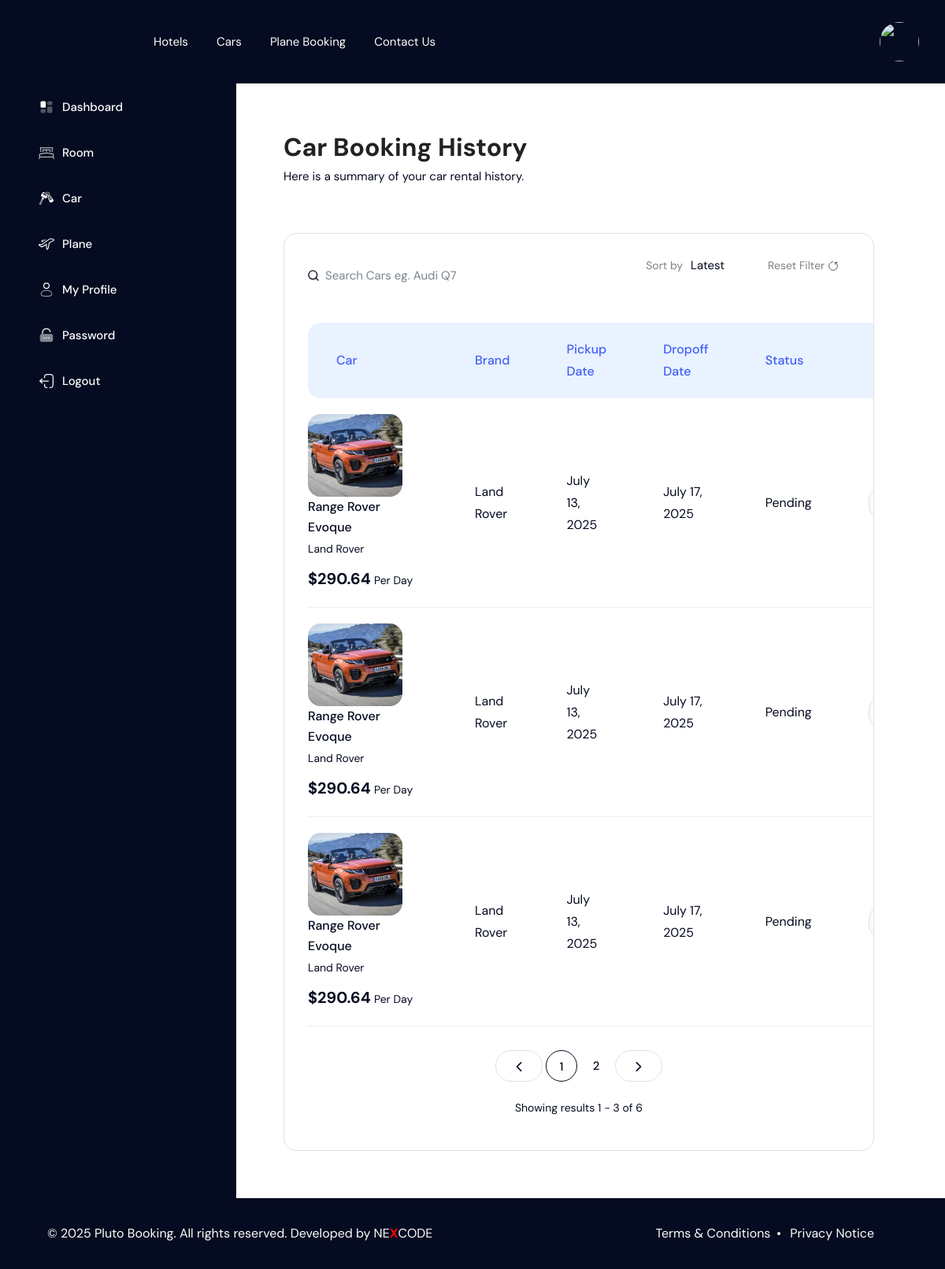
The app's page /users/car-booking/ (signed in), older data.
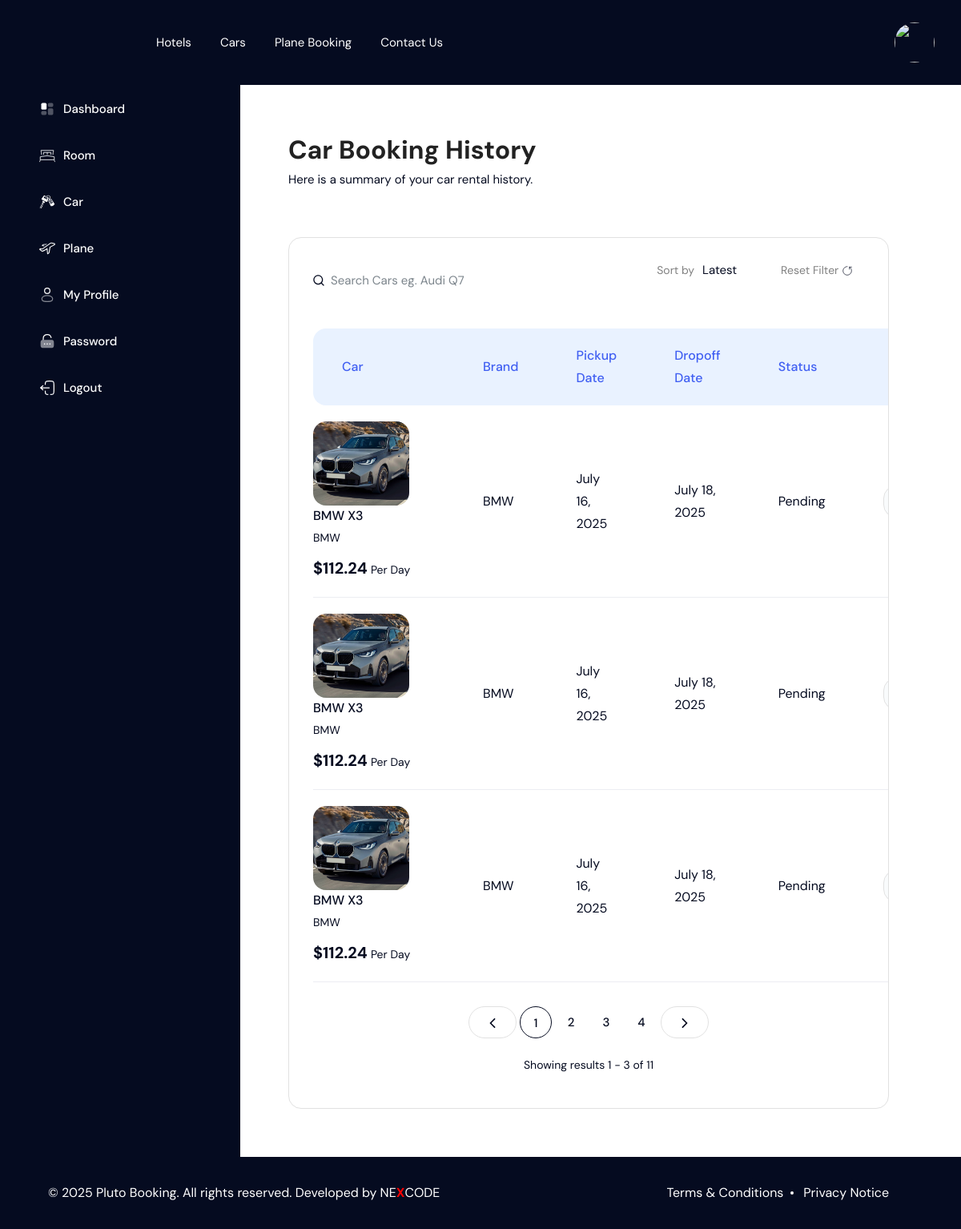
The same page, newer data.
### car/models.py (models this page shows, shortened)
class CarBooking(models.Model):
    STATUS_CHOICES = [
        ('pending', 'Pending'),
        ('confirmed', 'Confirmed'),
        ('cancelled', 'Cancelled'),
        ('completed', 'Completed'),
    ]
    car = models.ForeignKey('Car', on_delete=models.CASCADE, related_name='bookings')
    user = models.ForeignKey(settings.AUTH_USER_MODEL, on_delete=models.CASCADE, related_name='car_bookings')
    pickup_location = models.CharField(max_length=255)
    dropoff_location = models.CharField(max_length=255)
    pickup_date = models.DateField()
    dropoff_date = models.DateField()
    total_price = models.DecimalField(max_digits=10, decimal_places=2)
    status = models.CharField(max_length=20, choices=STATUS_CHOICES, default='pending')
    special_requests = models.TextField(blank=True, null=True)
    created_at = models.DateTimeField(auto_now_add=True)
    updated_at = models.DateTimeField(auto_now=True)
    class Meta:
        ordering = ['-created_at']

class Car(models.Model):
    CONDITION_CHOICES = [
        ('new', 'New'),
        ('used', 'Used'),
    ]
    TRANSMISSION_CHOICES = [
        ('automatic', 'Automatic'),
        ('manual', 'Manual'),
    ]
    DOORS_CHOICES = [
        (2, '2'),
        (3, '3'),
        (4, '4'),
        (5, '5'),
    ]
    COLOR_CHOICES = [
        ('black', 'Black'),
        ('white', 'White'),
        ('gray', 'Gray'),
        ('red', 'Red'),
        ('blue', 'Blue'),
        ('silver', 'Silver'),
        ('green', 'Green'),
    ]
    FUEL_TYPES = [
        ('petrol', 'Petrol'),
        ('diesel', 'Diesel'),
        ('electric', 'Electric'),
        ('hybrid', 'Hybrid'),
    ]
    name = models.CharField(max_length=255)
    car_brand = models.ForeignKey(CarBrand, on_delete=models.SET_NULL, null=True, blank=True)
    car_type = models.ForeignKey(CarType, on_delete=models.SET_NULL, null=True)
    condition = models.CharField(max_length=10, choices=CONDITION_CHOICES)
    fuel_type = models.CharField(max_length=20, choices=FUEL_TYPES)
    doors = models.IntegerField(choices=DOORS_CHOICES)
    year = models.PositiveIntegerField()
    transmission = models.CharField(max_length=20, choices=TRANSMISSION_CHOICES)
    color = models.CharField(max_length=20, choices=COLOR_CHOICES)
    body = models.CharField(max_length=100)
    engine_capacity = models.DecimalField(max_digits=5, decimal_places=2, help_text="In Liters")
    mileage = models.PositiveIntegerField(help_text="In kilometers")
    price_per_day = models.DecimalField(max_digits=10, decimal_places=2)
    description = models.TextField(blank=True)
    is_available = models.BooleanField(default=True)
    created_at = models.DateTimeField(auto_now_add=True)
    class Meta:
        ordering = ['-created_at']

class CarImage(models.Model):
    car = models.ForeignKey(Car, on_delete=models.CASCADE, related_name='images')
    image = ProcessedImageField(
        upload_to=car_image_upload_path,
        processors=[ResizeToFill(1280, 720)],
        format='JPEG',
        options={'quality': 90},
    )
    caption = models.CharField(max_length=255, blank=True)
    uploaded_at = models.DateTimeField(auto_now_add=True)

class CarBrand(models.Model):
    name = models.CharField(max_length=100, unique=True)
    thumbnail = ProcessedImageField(
        upload_to=brand_thumbnail_upload_path,
        processors=[ResizeToFill(174, 174)],
        format='JPEG',
        options={'quality': 90},
        null=True,
        blank=True
    )
    class Meta:
        verbose_name = "Car Brand"
        verbose_name_plural = "Car Brands"

### user/views.py (the view)
# urls.py: path('car-booking/', carBooking, name="carBooking"),
@login_required
def carBooking(request):
    site_settings = Setting.objects.first()
    query = request.GET.get('q', '')
    sort_by = request.GET.get('sort', 'latest')
    bookings = CarBooking.objects.filter(user=request.user)
    if query:
        bookings = bookings.filter(
            Q(car__name__icontains=query) |
            Q(car__car_brand__name__icontains=query)
        )
    if sort_by == 'oldest':
        bookings = bookings.order_by('created_at')
    else:
        bookings = bookings.order_by('-created_at')
    paginator = Paginator(bookings, 3)
    page_number = request.GET.get('page')
    page_obj = paginator.get_page(page_number)
    context = {
        'settings': site_settings,
        'bookings': page_obj,
        'query': query,
        'sort_by': sort_by,
    }
    return render(request, 'pages/user/cars/index.html', context)

### templates/pages/user/cars/index.html (shortened to what the changed rows need)
{% extends 'layouts/user.html' %}
{% block content %}
    <div class="inner-column">
        <div class="my-listing-table wrap-listing">
            <div class="cart-table">
                <table>
                    <thead>
                        <tr>
                            <th>Car</th>
                            <th>Brand</th>
                            <th>Pickup Date</th>
                            <th>Dropoff Date</th>
                            <th>Status</th>
                            <th>Action</th>
                        </tr>
                    </thead>
                    <tbody>
                        {% for booking in bookings %}
                            <tr>
                                <td>
                                    <div class="shop-cart-product">
                                        <div class="shop-product-cart-img" style="width: 120px; height: 105px; overflow: hidden;">
                                            {% if booking.car.images.first %}
                                                <img src="{{ booking.car.images.first.image.url }}" alt="" style="height: 100%; width: 100%; object-fit: cover; display: block;">
                                            {% else %}
                                                <img src="https://encrypted-tbn0.gstatic.com/images?q=tbn:ANd9GcQVQfxEyRp184pVTen_MQe-LEqhLZxhWAWj9A&s" alt="" style="height: 100%; width: 100%; object-fit: cover; display: block;">
                                            {% endif %}
                                        </div>
                                        <div class="shop-product-cart-info">
                                            <h3>
                                                <a href="#" title="{{ booking.car.name }}">
                                                    {{ booking.car.name }}
                                                </a>
                                            </h3>
                                            <p>
                                                {{ booking.car.car_brand.name }}
                                            </p>
                                            <div class="price">
                                                <span>
                                                    ${{ booking.total_price }}
                                                </span>
                                                <small>
                                                    Per Day
                                                </small>
                                            </div>
                                        </div>
                                    </div>
                                </td>
                                <td>
                                    <span>
                                        {{ booking.car.car_brand.name }}
                                    </span>
                                </td>
                                <td>
                                    <span>
                                        {{ booking.pickup_date }}
                                    </span>
                                </td>
                                <td>
                                    <span>
                                        {{ booking.dropoff_date }}
                                    </span>
                                </td>
                                <td>
                                    <span>
                                        {{ booking.status|capfirst }}
                                    </span>
                                </td>
                                <td>
                                    <a href="#" class="remove-cart-item">
                                    </a>
                                </td>
                            </tr>
                        {% empty %}
                            <tr>
                                <td colspan="6" class="text-center">No room bookings found.</td>
                            </tr>
                        {% endfor %}
                    </tbody>
                </table>
                {% if bookings.has_other_pages %}
                    <div class="pagination-sec">
                        <nav aria-label="Page navigation example">
                            <ul class="pagination">
                                <li class="page-item {% if not bookings.has_previous %}disabled{% endif %}">
                                    <a class="page-link" href="{% if bookings.has_previous %}?{% if query %}q={{ query }}&{% endif %}{% if sort_by %}sort={{ sort_by }}&{% endif %}page={{ bookings.previous_page_number }}{% else %}#{% endif %}" aria-label="Previous">
                                        <span aria-hidden="true">
                                        </span>
                                    </a>
                                </li>
                                {% for num in bookings.paginator.page_range %}
                                    {% if num == bookings.number %}
                                        <li class="page-item"><a class="page-link" href="#" style="border: 1px solid #050B20;">{{ num }}</a></li>
                                    {% elif num <= bookings.number|add:'2' and num >= bookings.number|add:'-2' %}
                                        <li class="page-item"><a class="page-link" href="?{% if query %}q={{ query }}&{% endif %}{% if sort_by %}sort={{ sort_by }}&{% endif %}page={{ num }}">{{ num }}</a></li>
                                    {% elif num == 1 or num == bookings.paginator.num_pages %}
                                        <li class="page-item"><a class="page-link" href="?{% if query %}q={{ query }}&{% endif %}{% if sort_by %}sort={{ sort_by }}&{% endif %}page={{ num }}">{{ num }}</a></li>
                                    {% elif forloop.first or forloop.last %}
                                        <li class="page-item"><a class="page-link" href="#">...</a></li>
                                    {% endif %}
                                {% endfor %}
                                <li class="page-item {% if not bookings.has_next %}disabled{% endif %}">
                                    <a class="page-link" href="{% if bookings.has_next %}?{% if query %}q={{ query }}&{% endif %}{% if sort_by %}sort={{ sort_by }}&{% endif %}page={{ bookings.next_page_number }}{% else %}#{% endif %}" aria-label="Next">
                                        <span aria-hidden="true">
                                        </span>
                                    </a>
                                </li>
                            </ul>
                            <div class="text">
                                Showing results {{ bookings.start_index }} - {{ bookings.end_index }} of {{ bookings.paginator.count }}
                            </div>
                        </nav>
                    </div>
                {% endif %}
            </div>
        </div>
    </div>
{% endblock %}

Row changes from the older to the newer data that the page shows:
no longer on this page (row unchanged): CarBooking: car.images.first.image (picture), car.name "Range Rover Evoque", car.car_brand.name "Land Rover", total_price "290.64", pickup_date "July 13, 2025", dropoff_date "July 17, 2025", status "Pending"
no longer on this page (row unchanged): CarBooking: car.images.first.image (picture), car.name "Range Rover Evoque", car.car_brand.name "Land Rover", total_price "290.64", pickup_date "July 13, 2025", dropoff_date "July 17, 2025", status "Pending"
no longer on this page (row unchanged): CarBooking: car.images.first.image (picture), car.name "Range Rover Evoque", car.car_brand.name "Land Rover", total_price "290.64", pickup_date "July 13, 2025", dropoff_date "July 17, 2025", status "Pending"
added CarBooking: car.images.first.image (picture), car.name "BMW X3", car.car_brand.name "BMW", total_price "112.24", pickup_date "July 16, 2025", dropoff_date "July 18, 2025", status "Pending"
added CarBooking: car.images.first.image (picture), car.name "BMW X3", car.car_brand.name "BMW", total_price "112.24", pickup_date "July 16, 2025", dropoff_date "July 18, 2025", status "Pending"
added CarBooking: car.images.first.image (picture), car.name "BMW X3", car.car_brand.name "BMW", total_price "112.24", pickup_date "July 16, 2025", dropoff_date "July 18, 2025", status "Pending"
Text that changed along with them:
{{ bookings.paginator.count }}: "6" → "11"
new list line: "3"
new list line: "4"
